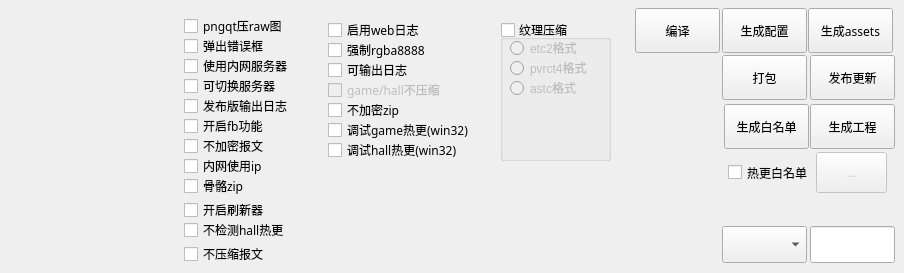
    <widget class="QWidget" name="tab_pack">
     <attribute name="title">
      <string>打包</string>
     </attribute>
     <widget class="QPushButton" name="btn_pack">
      <property name="geometry">
       <rect>
        <x>722</x>
        <y>55</y>
        <width>85</width>
        <height>45</height>
       </rect>
      </property>
      <property name="font">
       <font>
        <family>Microsoft YaHei</family>
        <pointsize>9</pointsize>
       </font>
      </property>
      <property name="toolTip">
       <string extracomment="打包看看"/>
      </property>
      <property name="text">
       <string>打包</string>
      </property>
      <property name="iconSize">
       <size>
        <width>20</width>
        <height>20</height>
       </size>
      </property>
      <property name="checkable">
       <bool>false</bool>
      </property>
     </widget>
     <widget class="QPushButton" name="btn_make_config">
      <property name="geometry">
       <rect>
        <x>722</x>
        <y>8</y>
        <width>85</width>
        <height>45</height>
       </rect>
      </property>
      <property name="font">
       <font>
        <family>Microsoft YaHei</family>
        <pointsize>9</pointsize>
       </font>
      </property>
      <property name="toolTip">
       <string extracomment="打包看看"/>
      </property>
      <property name="text">
       <string>生成配置</string>
      </property>
      <property name="checkable">
       <bool>false</bool>
      </property>
     </widget>
     <widget class="QCheckBox" name="checkBox_pop_errbox">
      <property name="geometry">
       <rect>
        <x>184</x>
        <y>36</y>
        <width>121</width>
        <height>20</height>
       </rect>
      </property>
      <property name="font">
       <font>
        <family>Microsoft YaHei</family>
        <pointsize>9</pointsize>
       </font>
      </property>
      <property name="text">
       <string>弹出错误框</string>
      </property>
     </widget>
     <widget class="QCheckBox" name="checkBox_use_local">
      <property name="geometry">
       <rect>
        <x>184</x>
        <y>56</y>
        <width>121</width>
        <height>20</height>
       </rect>
      </property>
      <property name="font">
       <font>
        <family>Microsoft YaHei</family>
        <pointsize>9</pointsize>
       </font>
      </property>
      <property name="text">
       <string>使用内网服务器</string>
      </property>
     </widget>
     <widget class="QCheckBox" name="checkBox_switch_server">
      <property name="geometry">
       <rect>
        <x>184</x>
        <y>76</y>
        <width>121</width>
        <height>20</height>
       </rect>
      </property>
      <property name="font">
       <font>
        <family>Microsoft YaHei</family>
        <pointsize>9</pointsize>
       </font>
      </property>
      <property name="text">
       <string>可切换服务器</string>
      </property>
     </widget>
     <widget class="QCheckBox" name="checkBox_release_log">
      <property name="geometry">
       <rect>
        <x>184</x>
        <y>96</y>
        <width>117</width>
        <height>20</height>
       </rect>
      </property>
      <property name="font">
       <font>
        <family>Microsoft YaHei</family>
        <pointsize>9</pointsize>
       </font>
      </property>
      <property name="text">
       <string>发布版输出日志</string>
      </property>
     </widget>
     <widget class="QCheckBox" name="checkBox_use_fbinvite">
      <property name="geometry">
       <rect>
        <x>184</x>
        <y>116</y>
        <width>117</width>
        <height>20</height>
       </rect>
      </property>
      <property name="font">
       <font>
        <family>Microsoft YaHei</family>
        <pointsize>9</pointsize>
       </font>
      </property>
      <property name="text">
       <string>开启fb功能</string>
      </property>
     </widget>
     <widget class="QCheckBox" name="checkBox_no_aes_php">
      <property name="geometry">
       <rect>
        <x>184</x>
        <y>136</y>
        <width>121</width>
        <height>20</height>
       </rect>
      </property>
      <property name="font">
       <font>
        <family>Microsoft YaHei</family>
        <pointsize>9</pointsize>
       </font>
      </property>
      <property name="text">
       <string>不加密报文</string>
      </property>
     </widget>
     <widget class="QCheckBox" name="checkBox_no_hotupdate">
      <property name="geometry">
       <rect>
        <x>184</x>
        <y>220</y>
        <width>121</width>
        <height>20</height>
       </rect>
      </property>
      <property name="font">
       <font>
        <family>Microsoft YaHei</family>
        <pointsize>9</pointsize>
       </font>
      </property>
      <property name="text">
       <string>不检测hall热更</string>
      </property>
     </widget>
     <widget class="QCheckBox" name="checkBox_no_gzip_php">
      <property name="geometry">
       <rect>
        <x>184</x>
        <y>244</y>
        <width>121</width>
        <height>20</height>
       </rect>
      </property>
      <property name="font">
       <font>
        <family>Microsoft YaHei</family>
        <pointsize>9</pointsize>
       </font>
      </property>
      <property name="text">
       <string>不压缩报文</string>
      </property>
     </widget>
     <widget class="QCheckBox" name="checkBox_can_log">
      <property name="geometry">
       <rect>
        <x>328</x>
        <y>60</y>
        <width>113</width>
        <height>20</height>
       </rect>
      </property>
      <property name="font">
       <font>
        <family>Microsoft YaHei</family>
        <pointsize>9</pointsize>
       </font>
      </property>
      <property name="text">
       <string>可输出日志</string>
      </property>
     </widget>
     <widget class="QCheckBox" name="checkBox_collect_hall_game">
      <property name="enabled">
       <bool>false</bool>
      </property>
      <property name="geometry">
       <rect>
        <x>328</x>
        <y>80</y>
        <width>129</width>
        <height>20</height>
       </rect>
      </property>
      <property name="font">
       <font>
        <family>Microsoft YaHei</family>
        <pointsize>9</pointsize>
       </font>
      </property>
      <property name="text">
       <string>game/hall不压缩</string>
      </property>
      <property name="checkable">
       <bool>true</bool>
      </property>
     </widget>
     <widget class="QCheckBox" name="checkBox_use_ip_in_local">
      <property name="geometry">
       <rect>
        <x>184</x>
        <y>156</y>
        <width>121</width>
        <height>20</height>
       </rect>
      </property>
      <property name="font">
       <font>
        <family>Microsoft YaHei</family>
        <pointsize>9</pointsize>
       </font>
      </property>
      <property name="text">
       <string>内网使用ip</string>
      </property>
     </widget>
     <widget class="QCheckBox" name="checkBox_use_rgba8888">
      <property name="geometry">
       <rect>
        <x>328</x>
        <y>40</y>
        <width>121</width>
        <height>20</height>
       </rect>
      </property>
      <property name="font">
       <font>
        <family>Microsoft YaHei</family>
        <pointsize>9</pointsize>
       </font>
      </property>
      <property name="text">
       <string>强制rgba8888</string>
      </property>
     </widget>
     <widget class="QCheckBox" name="checkBox_bone_zip">
      <property name="geometry">
       <rect>
        <x>184</x>
        <y>176</y>
        <width>121</width>
        <height>20</height>
       </rect>
      </property>
      <property name="font">
       <font>
        <family>Microsoft YaHei</family>
        <pointsize>9</pointsize>
       </font>
      </property>
      <property name="text">
       <string>骨骼zip</string>
      </property>
     </widget>
     <widget class="QLabel" name="picview_ico">
      <property name="geometry">
       <rect>
        <x>20</x>
        <y>68</y>
        <width>128</width>
        <height>128</height>
       </rect>
      </property>
      <property name="font">
       <font>
        <family>Microsoft YaHei</family>
        <pointsize>10</pointsize>
       </font>
      </property>
      <property name="text">
       <string/>
      </property>
      <property name="pixmap">
       <pixmap>C:/Users/casey/.designer/backup/icon.png</pixmap>
      </property>
     </widget>
     <widget class="QPushButton" name="btn_make_assets">
      <property name="geometry">
       <rect>
        <x>808</x>
        <y>8</y>
        <width>85</width>
        <height>45</height>
       </rect>
      </property>
      <property name="font">
       <font>
        <family>Microsoft YaHei</family>
        <pointsize>9</pointsize>
       </font>
      </property>
      <property name="toolTip">
       <string extracomment="打包看看"/>
      </property>
      <property name="text">
       <string>生成assets</string>
      </property>
      <property name="checkable">
       <bool>false</bool>
      </property>
     </widget>
     <widget class="QCheckBox" name="checkBox_use_pngquant">
      <property name="geometry">
       <rect>
        <x>184</x>
        <y>16</y>
        <width>115</width>
        <height>20</height>
       </rect>
      </property>
      <property name="font">
       <font>
        <family>Microsoft YaHei</family>
        <pointsize>9</pointsize>
       </font>
      </property>
      <property name="text">
       <string>pngqt压raw图</string>
      </property>
     </widget>
     <widget class="QCheckBox" name="checkBox_use_logger">
      <property name="geometry">
       <rect>
        <x>184</x>
        <y>200</y>
        <width>115</width>
        <height>20</height>
       </rect>
      </property>
      <property name="font">
       <font>
        <family>Microsoft YaHei</family>
        <pointsize>9</pointsize>
       </font>
      </property>
      <property name="text">
       <string extracomment="watchdog和ui刷新器 和 即时日志">开启刷新器</string>
      </property>
     </widget>
     <widget class="QCheckBox" name="checkBox_use_filelogger">
      <property name="geometry">
       <rect>
        <x>328</x>
        <y>20</y>
        <width>115</width>
        <height>20</height>
       </rect>
      </property>
      <property name="font">
       <font>
        <family>Microsoft YaHei</family>
        <pointsize>9</pointsize>
       </font>
      </property>
      <property name="text">
       <string extracomment="端口16888">启用web日志</string>
      </property>
     </widget>
     <widget class="QComboBox" name="cbox_config_page">
      <property name="geometry">
       <rect>
        <x>722</x>
        <y>226</y>
        <width>85</width>
        <height>37</height>
       </rect>
      </property>
      <property name="font">
       <font>
        <family>Microsoft YaHei</family>
        <pointsize>10</pointsize>
       </font>
      </property>
      <property name="toolTip">
       <string>保存配置页(Ctrl+S)</string>
      </property>
     </widget>
     <widget class="QLineEdit" name="edit_config_page">
      <property name="geometry">
       <rect>
        <x>810</x>
        <y>226</y>
        <width>85</width>
        <height>37</height>
       </rect>
      </property>
      <property name="font">
       <font>
        <pointsize>10</pointsize>
       </font>
      </property>
     </widget>
     <widget class="QCheckBox" name="checkBox_use_no_crypt_zip">
      <property name="geometry">
       <rect>
        <x>328</x>
        <y>100</y>
        <width>85</width>
        <height>20</height>
       </rect>
      </property>
      <property name="font">
       <font>
        <family>Microsoft YaHei</family>
        <pointsize>9</pointsize>
       </font>
      </property>
      <property name="text">
       <string>不加密zip</string>
      </property>
     </widget>
     <widget class="QCheckBox" name="checkBox_use_debug_game_hotupdate">
      <property name="geometry">
       <rect>
        <x>328</x>
        <y>120</y>
        <width>149</width>
        <height>20</height>
       </rect>
      </property>
      <property name="font">
       <font>
        <family>Microsoft YaHei</family>
        <pointsize>9</pointsize>
       </font>
      </property>
      <property name="text">
       <string>调试game热更(win32)</string>
      </property>
      <property name="checked">
       <bool>false</bool>
      </property>
     </widget>
     <widget class="QPushButton" name="btn_publish_basehall">
      <property name="geometry">
       <rect>
        <x>810</x>
        <y>55</y>
        <width>85</width>
        <height>45</height>
       </rect>
      </property>
      <property name="font">
       <font>
        <family>Microsoft YaHei</family>
        <pointsize>9</pointsize>
       </font>
      </property>
      <property name="toolTip">
       <string extracomment="发布看看"/>
      </property>
      <property name="text">
       <string>发布更新</string>
      </property>
      <property name="iconSize">
       <size>
        <width>20</width>
        <height>20</height>
       </size>
      </property>
      <property name="checkable">
       <bool>false</bool>
      </property>
     </widget>
     <widget class="QCheckBox" name="checkBox_use_debug_hall_hotupdate">
      <property name="geometry">
       <rect>
        <x>328</x>
        <y>140</y>
        <width>141</width>
        <height>20</height>
       </rect>
      </property>
      <property name="font">
       <font>
        <family>Microsoft YaHei</family>
        <pointsize>9</pointsize>
       </font>
      </property>
      <property name="text">
       <string>调试hall热更(win32)</string>
      </property>
      <property name="checked">
       <bool>false</bool>
      </property>
     </widget>
     <widget class="QPushButton" name="pushButton_whitelist">
      <property name="enabled">
       <bool>false</bool>
      </property>
      <property name="geometry">
       <rect>
        <x>816</x>
        <y>152</y>
        <width>71</width>
        <height>41</height>
       </rect>
      </property>
      <property name="text">
       <string>...</string>
      </property>
     </widget>
     <widget class="QCheckBox" name="checkBox_whitelist">
      <property name="geometry">
       <rect>
        <x>728</x>
        <y>162</y>
        <width>91</width>
        <height>21</height>
       </rect>
      </property>
      <property name="text">
       <string>热更白名单</string>
      </property>
     </widget>
     <widget class="QPushButton" name="btn_whitelist">
      <property name="geometry">
       <rect>
        <x>724</x>
        <y>104</y>
        <width>85</width>
        <height>45</height>
       </rect>
      </property>
      <property name="font">
       <font>
        <family>Microsoft YaHei</family>
        <pointsize>9</pointsize>
       </font>
      </property>
      <property name="toolTip">
       <string extracomment="生成白名单"/>
      </property>
      <property name="text">
       <string>生成白名单</string>
      </property>
      <property name="iconSize">
       <size>
        <width>20</width>
        <height>20</height>
       </size>
      </property>
      <property name="checkable">
       <bool>false</bool>
      </property>
     </widget>
     <widget class="QPushButton" name="btn_make_native_project">
      <property name="geometry">
       <rect>
        <x>810</x>
        <y>104</y>
        <width>85</width>
        <height>45</height>
       </rect>
      </property>
      <property name="font">
       <font>
        <family>Microsoft YaHei</family>
        <pointsize>9</pointsize>
       </font>
      </property>
      <property name="toolTip">
       <string extracomment="发布看看"/>
      </property>
      <property name="text">
       <string>生成工程</string>
      </property>
      <property name="iconSize">
       <size>
        <width>20</width>
        <height>20</height>
       </size>
      </property>
      <property name="checkable">
       <bool>false</bool>
      </property>
     </widget>
     <widget class="QGroupBox" name="compress_texture">
      <property name="geometry">
       <rect>
        <x>500</x>
        <y>20</y>
        <width>111</width>
        <height>141</height>
       </rect>
      </property>
      <property name="title">
       <string>纹理压缩</string>
      </property>
      <property name="checkable">
       <bool>true</bool>
      </property>
      <property name="checked">
       <bool>false</bool>
      </property>
      <widget class="QRadioButton" name="checkBox_use_etc2">
       <property name="geometry">
        <rect>
         <x>10</x>
         <y>20</y>
         <width>89</width>
         <height>16</height>
        </rect>
       </property>
       <property name="text">
        <string>etc2格式</string>
       </property>
      </widget>
      <widget class="QRadioButton" name="checkBox_use_pvr">
       <property name="geometry">
        <rect>
         <x>10</x>
         <y>40</y>
         <width>89</width>
         <height>16</height>
        </rect>
       </property>
       <property name="text">
        <string>pvrct4格式</string>
       </property>
      </widget>
      <widget class="QRadioButton" name="checkBox_use_astc">
       <property name="geometry">
        <rect>
         <x>10</x>
         <y>60</y>
         <width>89</width>
         <height>16</height>
        </rect>
       </property>
       <property name="text">
        <string>astc格式</string>
       </property>
      </widget>
     </widget>
     <widget class="QPushButton" name="btn_build">
      <property name="geometry">
       <rect>
        <x>635</x>
        <y>8</y>
        <width>85</width>
        <height>45</height>
       </rect>
      </property>
      <property name="font">
       <font>
        <family>Microsoft YaHei</family>
        <pointsize>9</pointsize>
       </font>
      </property>
      <property name="toolTip">
       <string extracomment="打包看看"/>
      </property>
      <property name="text">
       <string>编译</string>
      </property>
      <property name="iconSize">
       <size>
        <width>20</width>
        <height>20</height>
       </size>
      </property>
      <property name="checkable">
       <bool>false</bool>
      </property>
     </widget>
    </widget>
